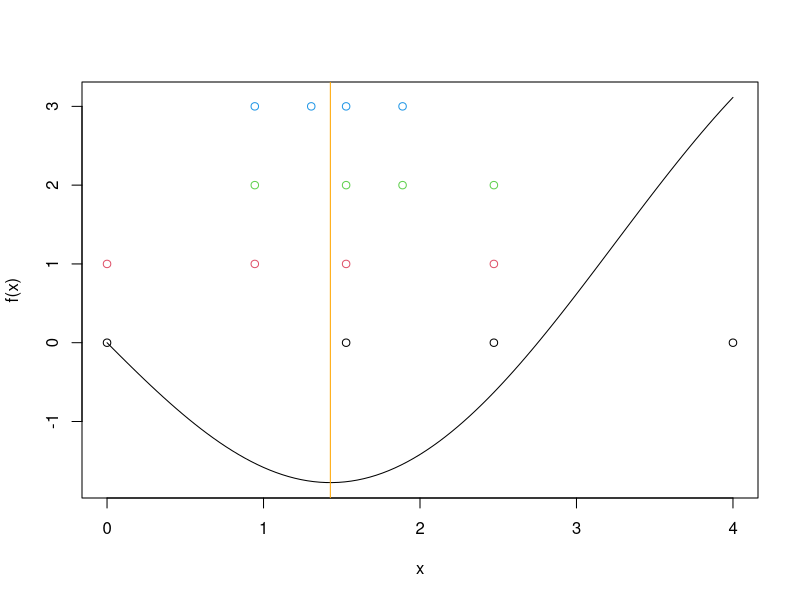

R code for this plot:
rm(list=ls())

# e.g. Find the minimum of f(x) = x^2/10 -2*sin(x) in [0, 4].
f = function(x) {
  return(x^2/10 - 2*sin(x))
}

# Golden section search works for a unimodal function f().
#
# Here is the code without any graphing.
golden.section.search = function(f, lower, upper, tol=0.001, ...) {
  phi = (1 + sqrt(5))/2 # golden.ratio (allows cutting 1/2 of calls to f())
  repeat {
    range = upper - lower
    lower.middle = upper - (phi - 1)*range
    upper.middle = lower + (phi - 1)*range
    if (range < tol) {
      return(lower)
    }
    if (f(lower.middle, ...) < f(upper.middle, ...)) {
      upper = upper.middle
    } else {
      lower = lower.middle
    }
  }
}

# Here is the code again, this time code added to make a graph and
# show the progress of the search.
golden.section.search = function(f, lower, upper, tol=0.001, ...) {
  phi = (1 + sqrt(5))/2 # golden.ratio (allows cutting 1/2 of calls to f())
  curve(f, lower, upper) # for graph
  i = 0 # for graph
  repeat {
    range = upper - lower
    lower.middle = upper - (phi - 1)*range
    upper.middle = lower + (phi - 1)*range
    if (i < 4) { # for graph
      points(x=c(lower, lower.middle, upper.middle, upper), y=c(i,i,i,i), col=i+1)
    }
    if (range < tol) {
      abline(v=lower, col="orange") # for graph
      return(lower)
    }
    cat(sep="", "lower=", lower, ", lower.middle=", lower.middle,
        ", upper.middle=", upper.middle, ", upper=", upper, "\n")
    if (f(lower.middle, ...) < f(upper.middle, ...)) {
      upper = upper.middle
    } else {
      lower = lower.middle
    }
    i = i + 1 # for graph
    scan(what=character(), n=1, quiet=TRUE) # Require "Enter" to move.
  }
}

g = golden.section.search(f, 0, 4)
print(g)
